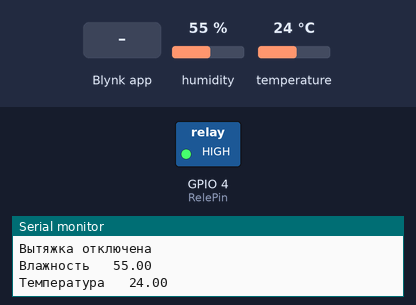
A sketch run on a simulated ESP8266 (NodeMCU). Shown: switched loads named in the sketch (green lamp = pin HIGH), the last lines printed to the serial monitor. Inputs (shaded band) come from the test bench; at power-on: humidity 55 %, temperature 24 °C. WiFi joins after 1.5 s; servers stay silent unless stated.

Above: at 3.0 s.
3.1 s: humidity set to 79 %
9.2 s: humidity set to 82 %
At 11.2 s:
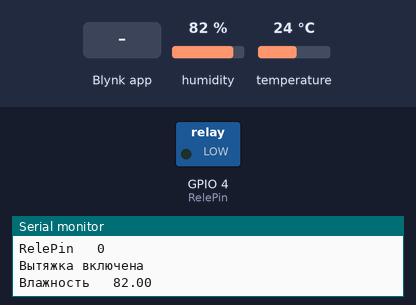
17.9 s: Blynk app writes 200 to V2
At 19.2 s:
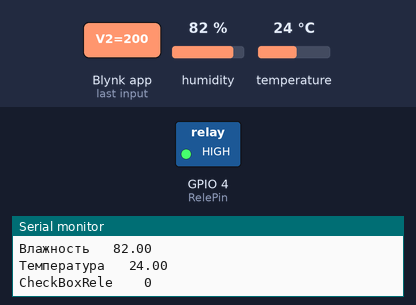
19.6 s: Blynk app writes 0 to V2
At 21.2 s:
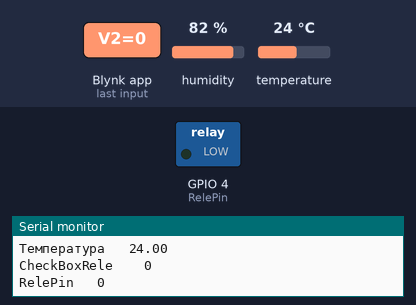
Timing chart, 0 to 22.7 s (numbered marks = the images above; inputs shaded):
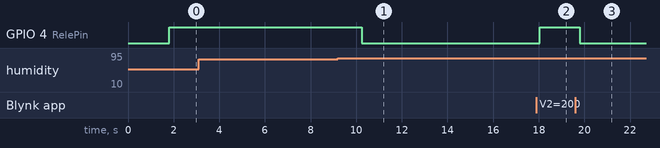

Measured:
- the behaviour switches between 80 and 81 % on humidity (found by bisection; images 0 and 1)
- after the input at 9.2 s, GPIO 4 (RelePin): HIGH → LOW after 1.1 s
- after the input at 17.9 s, GPIO 4 (RelePin): LOW → HIGH after 0.14 s
- after the input at 19.6 s, GPIO 4 (RelePin): HIGH → LOW after 0.19 s

The sketch:

SmartHood.ino
```cpp
#include <SPI.h>
#include <SimpleTimer.h>
#include <DHT.h>
#define BLYNK_PRINT Serial
#include <ESP8266WiFi.h>
#include <BlynkSimpleEsp8266.h>


int CheckBoxRele; // включение/отключение вытяжки
int MaxHumidity = 80; // задаем начальный максимальный показетель влажности

//--------------------------------------------------------
//считываем максимальный показатель влажности с регулятора slider из моб.приложения
BLYNK_WRITE(V2)
{
  if (MaxHumidity != param.asInt()) {
  MaxHumidity = param.asInt();
    Serial.print("Значение регулятора = ");
    Serial.println(MaxHumidity);
  }
}
//--------------------------------------------------------


char auth[] = ""; //токен Blynk
char ssid[] = "TP-LINK_2g"; //название wifi
char pass[] = ""; //пароль

#define RelePin 4
#define DHTPIN 5
#define DHTTYPE DHT11

DHT dht(DHTPIN, DHTTYPE);
WidgetLED LedIndicatorDHT(V4); //индикатор влажности, срабатывание зависит от переменной MaxHumidity
WidgetLED LedIndicatorRele(V3); //индикатор работы вытяжки

void setup()
{
  Serial.begin(9600);// открываем порт для консоли+
  Blynk.begin(auth, ssid, pass); // стартуем Blynk
  pinMode (RelePin, OUTPUT); // Указываем, что реле на выходе
  dht.begin();
  digitalWrite(RelePin, 1);
}


BLYNK_WRITE(V5)
{
  CheckBoxRele = param.asInt();
}


void loop()
{
  float h = dht.readHumidity(); //передаем показатели влажности переменной
  float t = dht.readTemperature(); //передаем показатели температуры переменной

  if (isnan(h) || isnan(t))
  {
    Serial.println("Невозможно считать датчик DHT");
    return;
  }

  Blynk.virtualWrite(V6, h);
  Blynk.virtualWrite(V7, t);  // погрешность температуры (в корпусе нагрев идет от источника питания, если dht близко к корпусу)
  Blynk.virtualWrite(V3, digitalRead(RelePin));
  Serial.print("Влажность   ");
  Serial.println(h);
  Serial.print("Tемпература   ");
  Serial.println(t);
  Serial.print("CheckBoxRele    ");
  Serial.println(CheckBoxRele);
  Serial.print("RelePin   ");
  Serial.println(digitalRead(RelePin));


  if (CheckBoxRele == 0) //включить принудительно?
  {
    LedIndicatorRele.off(); //отключаем индикатор

    if(h > MaxHumidity)
    {  LedIndicatorDHT.on(); //включаем индикатор
       LedIndicatorRele.on(); //включаем индикатор
       digitalWrite(RelePin, LOW); //замыкаем реле (включаем вытяжку)
       Serial.println("Вытяжка включена");
    }
    else
    {  LedIndicatorDHT.off(); //отключаем индикатор
       LedIndicatorRele.off(); //отключаем индикатор
       digitalWrite(RelePin, HIGH); //размыкаем реле (отключаем вытяжку)
       Serial.println("Вытяжка отключена");
    }

  }
  else
  {
    digitalWrite(RelePin, 0);
    LedIndicatorRele.on(); //включаем индикатор
  }


  Blynk.run();

}
```
